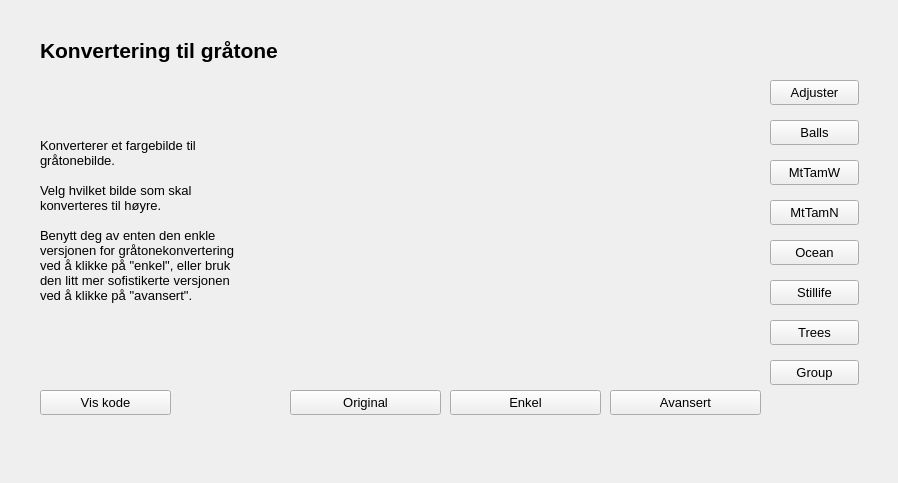
<?xml version="1.0" encoding="UTF-8"?>
<ui version="4.0">
 <class>Form</class>
 <widget class="QWidget" name="Form">
  <property name="geometry">
   <rect>
    <x>0</x>
    <y>0</y>
    <width>898</width>
    <height>483</height>
   </rect>
  </property>
  <property name="windowTitle">
   <string>Form</string>
  </property>
  <widget class="QPushButton" name="grayEasy">
   <property name="geometry">
    <rect>
     <x>450</x>
     <y>390</y>
     <width>151</width>
     <height>25</height>
    </rect>
   </property>
   <property name="font">
    <font>
     <pointsize>10</pointsize>
    </font>
   </property>
   <property name="text">
    <string>Enkel</string>
   </property>
  </widget>
  <widget class="QPushButton" name="mtTamW">
   <property name="geometry">
    <rect>
     <x>770</x>
     <y>160</y>
     <width>89</width>
     <height>25</height>
    </rect>
   </property>
   <property name="font">
    <font>
     <pointsize>10</pointsize>
    </font>
   </property>
   <property name="text">
    <string>MtTamW</string>
   </property>
  </widget>
  <widget class="QPushButton" name="ocean">
   <property name="geometry">
    <rect>
     <x>770</x>
     <y>240</y>
     <width>89</width>
     <height>25</height>
    </rect>
   </property>
   <property name="font">
    <font>
     <pointsize>10</pointsize>
    </font>
   </property>
   <property name="text">
    <string>Ocean</string>
   </property>
  </widget>
  <widget class="QPushButton" name="stillife">
   <property name="geometry">
    <rect>
     <x>770</x>
     <y>280</y>
     <width>89</width>
     <height>25</height>
    </rect>
   </property>
   <property name="font">
    <font>
     <pointsize>10</pointsize>
    </font>
   </property>
   <property name="text">
    <string>Stillife</string>
   </property>
  </widget>
  <widget class="QPushButton" name="grayAdvanced">
   <property name="geometry">
    <rect>
     <x>610</x>
     <y>390</y>
     <width>151</width>
     <height>25</height>
    </rect>
   </property>
   <property name="font">
    <font>
     <pointsize>10</pointsize>
    </font>
   </property>
   <property name="text">
    <string>Avansert</string>
   </property>
  </widget>
  <widget class="QPushButton" name="grayOriginal">
   <property name="geometry">
    <rect>
     <x>290</x>
     <y>390</y>
     <width>151</width>
     <height>25</height>
    </rect>
   </property>
   <property name="font">
    <font>
     <pointsize>10</pointsize>
    </font>
   </property>
   <property name="text">
    <string>Original</string>
   </property>
  </widget>
  <widget class="QLabel" name="glattingOverskrift">
   <property name="geometry">
    <rect>
     <x>40</x>
     <y>20</y>
     <width>761</width>
     <height>61</height>
    </rect>
   </property>
   <property name="font">
    <font>
     <pointsize>16</pointsize>
     <weight>75</weight>
     <italic>false</italic>
     <bold>true</bold>
     <underline>false</underline>
    </font>
   </property>
   <property name="text">
    <string>Konvertering til gråtone</string>
   </property>
  </widget>
  <widget class="QPushButton" name="mtTamN">
   <property name="geometry">
    <rect>
     <x>770</x>
     <y>200</y>
     <width>89</width>
     <height>25</height>
    </rect>
   </property>
   <property name="font">
    <font>
     <pointsize>10</pointsize>
    </font>
   </property>
   <property name="text">
    <string>MtTamN</string>
   </property>
  </widget>
  <widget class="QLabel" name="label_12">
   <property name="geometry">
    <rect>
     <x>40</x>
     <y>110</y>
     <width>241</width>
     <height>221</height>
    </rect>
   </property>
   <property name="font">
    <font>
     <pointsize>10</pointsize>
    </font>
   </property>
   <property name="text">
    <string>&lt;html&gt;&lt;head/&gt;&lt;body&gt;&lt;p&gt;Konverterer et fargebilde til&lt;br/&gt;gråtonebilde.&lt;br/&gt;&lt;br/&gt;Velg hvilket bilde som skal&lt;br/&gt;konverteres til høyre.&lt;br/&gt;&lt;br/&gt;Benytt deg av enten den enkle&lt;br/&gt;versjonen for gråtonekonvertering&lt;br/&gt;ved å klikke på &amp;quot;enkel&amp;quot;, eller bruk &lt;br/&gt;den litt mer sofistikerte versjonen&lt;br/&gt;ved å klikke på &amp;quot;avansert&amp;quot;.&lt;/p&gt;&lt;/body&gt;&lt;/html&gt;</string>
   </property>
  </widget>
  <widget class="QPushButton" name="balls">
   <property name="geometry">
    <rect>
     <x>770</x>
     <y>120</y>
     <width>89</width>
     <height>25</height>
    </rect>
   </property>
   <property name="font">
    <font>
     <pointsize>10</pointsize>
    </font>
   </property>
   <property name="text">
    <string>Balls</string>
   </property>
  </widget>
  <widget class="QPushButton" name="adjuster">
   <property name="geometry">
    <rect>
     <x>770</x>
     <y>80</y>
     <width>89</width>
     <height>25</height>
    </rect>
   </property>
   <property name="font">
    <font>
     <pointsize>10</pointsize>
    </font>
   </property>
   <property name="text">
    <string>Adjuster</string>
   </property>
  </widget>
  <widget class="QPushButton" name="grayCode">
   <property name="geometry">
    <rect>
     <x>40</x>
     <y>390</y>
     <width>131</width>
     <height>25</height>
    </rect>
   </property>
   <property name="font">
    <font>
     <pointsize>10</pointsize>
    </font>
   </property>
   <property name="text">
    <string>Vis kode</string>
   </property>
  </widget>
  <widget class="QPushButton" name="trees">
   <property name="geometry">
    <rect>
     <x>770</x>
     <y>320</y>
     <width>89</width>
     <height>25</height>
    </rect>
   </property>
   <property name="font">
    <font>
     <pointsize>10</pointsize>
    </font>
   </property>
   <property name="text">
    <string>Trees</string>
   </property>
  </widget>
  <widget class="QLabel" name="grayImg">
   <property name="geometry">
    <rect>
     <x>290</x>
     <y>76</y>
     <width>471</width>
     <height>301</height>
    </rect>
   </property>
   <property name="text">
    <string/>
   </property>
   <property name="pixmap">
    <pixmap>../../../hdr-bilder/Adjuster/Adjuster_00032.png</pixmap>
   </property>
   <property name="scaledContents">
    <bool>true</bool>
   </property>
  </widget>
  <widget class="QPushButton" name="group">
   <property name="geometry">
    <rect>
     <x>770</x>
     <y>360</y>
     <width>89</width>
     <height>25</height>
    </rect>
   </property>
   <property name="font">
    <font>
     <pointsize>10</pointsize>
    </font>
   </property>
   <property name="text">
    <string>Group</string>
   </property>
  </widget>
 </widget>
 <resources/>
 <connections/>
</ui>
